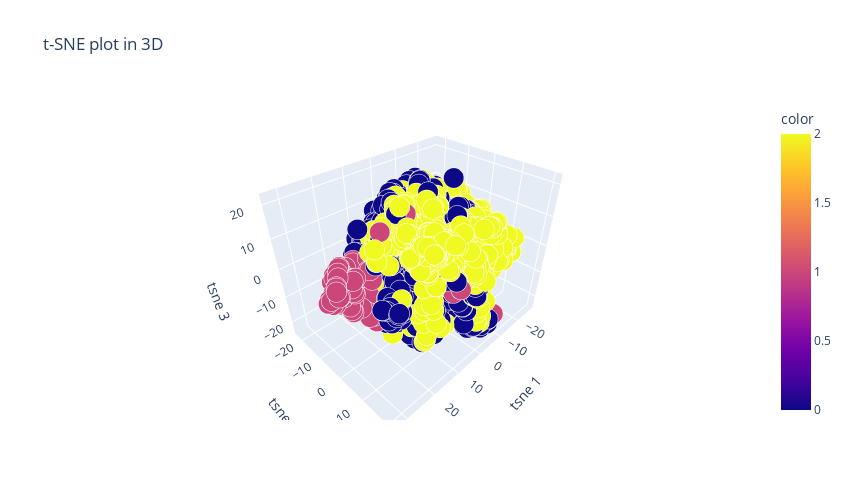

Notebook source saved alongside this figure:
### Markdown cell above
#### 3 components

### Code cell
# t-SNE
tsne = TSNE(n_components=3)
components_tsne = tsne.fit_transform(X)

# 3D scatterplot
fig = px.scatter_3d(
    components_tsne,
    x=0,
    y=1,
    z=2,
    color=labels,
    size=0.1 * np.ones(len(X)),
    opacity=1,
    title="t-SNE plot in 3D",
    labels={"0": "tsne 1", "1": "tsne 2", "2": "tsne 3"},
    width=850,
    height=500,
)
fig.show()

### Figure 1 — Plotly figure (JSON) as saved in the notebook; plotly's stock layout.template omitted (floating-point values rounded to 4 significant figures; data arrays with more than 128 entries replaced by an {"elided": "..."} marker saying what was removed)
{"data": [{"hovertemplate": "tsne 1=%{x}<br>tsne 2=%{y}<br>tsne 3=%{z}<br>size=%{marker.size}<br>color=%{marker.color}<extra></extra>", "legendgroup": "", "marker": {"color": {"elided": "2896 int values"}, "coloraxis": "coloraxis", "opacity": 1, "size": {"elided": "2896 float values"}, "sizemode": "area", "sizeref": 0.00025, "symbol": "circle"}, "mode": "markers", "name": "", "scene": "scene", "showlegend": false, "type": "scatter3d", "x": {"elided": "2896 float values"}, "y": {"elided": "2896 float values"}, "z": {"elided": "2896 float values"}}], "layout": {"coloraxis": {"colorbar": {"title": {"text": "color"}}, "colorscale": [[0, "#0d0887"], [0.1111, "#46039f"], [0.2222, "#7201a8"], [0.3333, "#9c179e"], [0.4444, "#bd3786"], [0.5556, "#d8576b"], [0.6667, "#ed7953"], [0.7778, "#fb9f3a"], [0.8889, "#fdca26"], [1, "#f0f921"]]}, "height": 500, "legend": {"itemsizing": "constant", "tracegroupgap": 0}, "scene": {"domain": {"x": [0, 1], "y": [0, 1]}, "xaxis": {"title": {"text": "tsne 1"}}, "yaxis": {"title": {"text": "tsne 2"}}, "zaxis": {"title": {"text": "tsne 3"}}}, "title": {"text": "t-SNE plot in 3D"}, "width": 850}}
